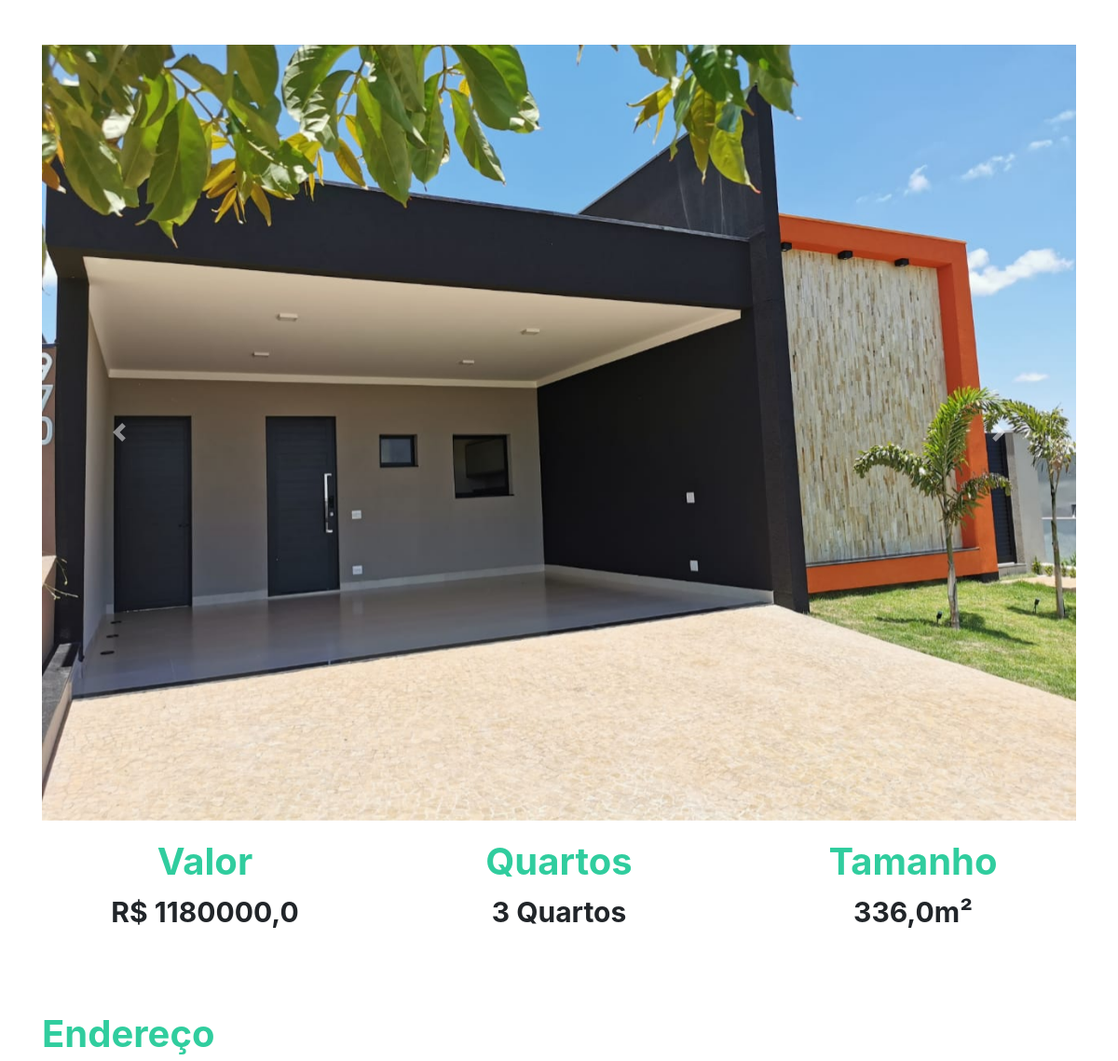
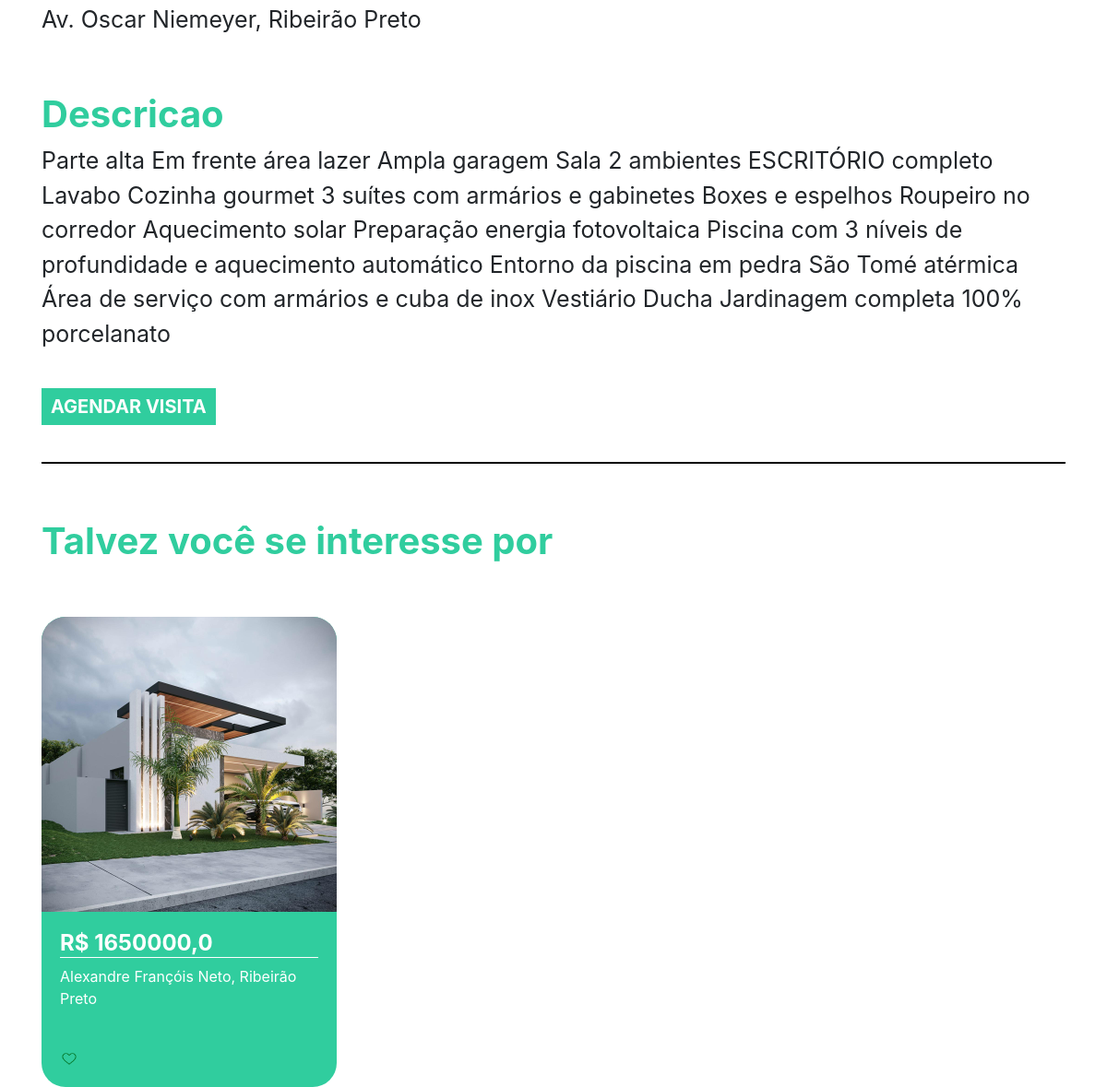
The page /imovel/1 on the database its author committed (2 pictures, top to bottom).
### plataforma/models.py (models this page shows, shortened)
class Imagem(models.Model):
    img = models.ImageField(upload_to='img')
    def __str__(self) -> str:
        return self.img.url

class Imovei(models.Model):
    choices = (('V', 'Venda'),
    ('A', 'Aluguel'))
    choices_imovel = (('A', 'Apartamento'),
    ('C', 'Casa'))
    imagens = models.ManyToManyField(Imagem)
    valor = models.FloatField()
    quartos = models.IntegerField()
    tamanho = models.FloatField()
    cidade = models.ForeignKey(Cidade, on_delete=models.DO_NOTHING)
    rua = models.CharField(max_length=50)
    tipo = models.CharField(max_length=1, choices=choices)
    tipo_imovel = models.CharField(max_length=1, choices=choices_imovel)
    numero = models.IntegerField()
    descricao = models.TextField()
    dias_visita = models.ManyToManyField(DiasVisita)
    horarios = models.ManyToManyField(Horario)

class Cidade(models.Model):
    nome = models.CharField(max_length=30)
    def __str__(self) -> str:
        return self.nome

### plataforma/views.py (the view)
# urls.py: path('imovel/<str:id>', views.imovel, name="imovel"),
def imovel(request, id):
    imovel = get_object_or_404(Imovei, id=id)
    sugestoes = Imovei.objects.filter(cidade=imovel.cidade).exclude(id=id)[:2]
    return render(request,'imovel.html',{'imovel':imovel, 'sugestoes':sugestoes})

### plataforma/models.py (called while the page is built)
    def __str__(self) -> str:
        return self.dia

    def __str__(self) -> str:
        return str(self.horario)

### plataforma/templates/imovel.html (shortened to what this page needs)
{% extends 'base.html' %}
{% load static %}
{% block 'head' %}
<link rel="stylesheet" href="{% static 'plataforma/css/home.css' %}">
{% endblock  %}
{% block 'body' %}
    <div style="text-align: center" class="container">
        <br>
        <br>
        <div id="carouselExampleControls" class="carousel slide" data-ride="carousel">
            <div class="carousel-inner">
                {% for img in imovel.imagens.all  %}
                    <div class="carousel-item {% if forloop.first %} active {% endif %}" >
                        <img class="d-block w-100" src="{{img}}" alt="First slide">
                    </div>
                {% endfor %}
            </div>
        <a class="carousel-control-prev" href="#carouselExampleControls" role="button" data-slide="prev">
            <span class="carousel-control-prev-icon" aria-hidden="true"></span>
        </a>
        <a class="carousel-control-next" href="#carouselExampleControls" role="button" data-slide="next">
            <span class="carousel-control-next-icon" aria-hidden="true"></span>
        </a>
    </div>
        <div class="row">
            <div class="col-md">
                <h3 class="titulo_especificacao">Valor</h3>
                <p class="especificacao">R$ {{imovel.valor}}</p>
            </div>
            <div class="col-md">
                <h3 class="titulo_especificacao">Quartos</h3>
                <p class="especificacao">{{imovel.quartos}} Quartos</p>
            </div>
            <div class="col-md">
                <h3 class="titulo_especificacao">Tamanho</h3>
                <p class="especificacao">{{imovel.tamanho}}m²</p>
            </div>
        </div>
        <br>
        <br>
        <div style="text-align: left">
            <h3 class="titulo_especificacao">Endereço</h3>
            <p class="especificacao_endereco">{{imovel.rua}}, {{imovel.cidade }}</p>
        </div>
        <br>
        <div style="text-align: left">
            <h3 class="titulo_especificacao">Descricao</h3>
            <p class="especificacao_endereco">{{imovel.descricao}}</p>
            <br>
            <button class="btn_agendar_visita" data-toggle="modal" data-target="#exampleModal">AGENDAR VISITA</button>
            <br>
            <br>
        </div>
        <hr style="border: 1px solid black">
        <br>
        <div class="div_possivel_interesse">
            <h3 class="titulo_especificacao">Talvez você se interesse por</h3>
            <div class="row">
                {% for sugestao in sugestoes %}
                    <div class="col-md cont">
                        <div class="card_imovel">
                            <img class="img_capa_imovel" src="{{sugestao.imagens.all.0.img.url}}">
                            <div class="informacoes_imoveis">
                            <a class="a_none" href="{% url 'imovel' sugestao.id %}"><h4 class="valor">R$ {{sugestao.valor}}</h4></a>
                            <p>{{sugestao.rua}}, {{sugestao.cidade}}</p>
                            <br>
                            <img width="7%" src="{% static 'plataforma/img/heart.png' %}">
                            </div>
                        </div>
                    </div>
                {% endfor %}
            </div>
        </div>
    </div>
{% endblock  %}

### templates/static/plataforma/css/home.css (style rules this page uses)
.card_imovel { background-color: #30CD9E; width: 20rem; margin-top: 50px; border-radius: 26px; }
.img_capa_imovel { width: 100%; border-top-left-radius: 26px; border-top-right-radius: 26px; }
.informacoes_imoveis { padding: 20px; color: white; }
.valor { font-weight: bold; border-bottom: 1px solid white; }
.a_none { color: white; }
.titulo_especificacao { color: #30CD9E; font-weight: bold; margin-top: 20px; font-size: 40px; }
.especificacao { font-size: 30px; font-weight: bold; }
.especificacao_endereco { font-size: 25px; }
.btn_agendar_visita { border: none; background-color: #30CD9E; color: white; font-weight: bold; font-size: 20px; padding: 5px 10px 5px 10px; }
.div_possivel_interesse { text-align: left; }

### rows shown on the page
Imagem: img (picture)
Imovei: valor "1180000,0", quartos "3", tamanho "336,0", rua "Av. Oscar Niemeyer", cidade "Ribeirão Preto", descricao "Parte alta Em frente área lazer Ampla garagem Sala 2 ambientes ESCRITÓRIO completo Lavabo Cozinha gourmet 3 suítes com armários e gabinetes Boxes e espelhos Roupeiro no corredor Aquecimento solar Preparação energia fotovoltaica Piscina com 3 níveis de profundidade e aquecimento automático Entorno da piscina em pedra São Tomé atérmica Área de serviço com armários e cuba de inox Vestiário Ducha Jardinagem completa 100% porcelanato"
Imovei: imagens.all.0.img (picture), valor "1650000,0", rua "Alexandre Françóis Neto", cidade "Ribeirão Preto"
